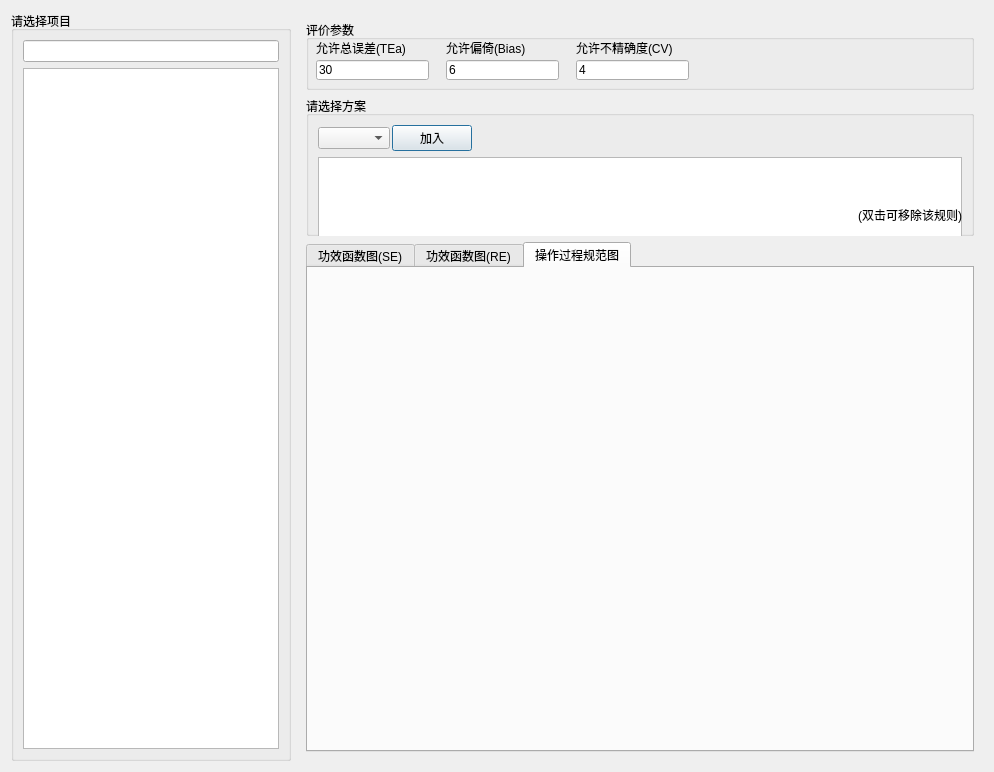
<?xml version="1.0" encoding="UTF-8"?>
<ui version="4.0">
 <class>AnalyzeRule</class>
 <widget class="QDialog" name="AnalyzeRule">
  <property name="geometry">
   <rect>
    <x>0</x>
    <y>0</y>
    <width>988</width>
    <height>772</height>
   </rect>
  </property>
  <property name="windowTitle">
   <string>设计选择</string>
  </property>
  <layout class="QHBoxLayout" name="horizontalLayout_3">
   <item>
    <widget class="QGroupBox" name="groupBox_3">
     <property name="sizePolicy">
      <sizepolicy hsizetype="Fixed" vsizetype="Preferred">
       <horstretch>0</horstretch>
       <verstretch>0</verstretch>
      </sizepolicy>
     </property>
     <property name="title">
      <string>请选择项目</string>
     </property>
     <layout class="QVBoxLayout" name="verticalLayout">
      <item>
       <widget class="QLineEdit" name="inputKeyword"/>
      </item>
      <item>
       <widget class="QTreeWidget" name="treeWidget">
        <attribute name="headerVisible">
         <bool>false</bool>
        </attribute>
        <column>
         <property name="text">
          <string notr="true">1</string>
         </property>
        </column>
       </widget>
      </item>
     </layout>
    </widget>
   </item>
   <item>
    <widget class="QWidget" name="widget" native="true">
     <layout class="QVBoxLayout" name="verticalLayout_2">
      <item>
       <widget class="QGroupBox" name="groupBox">
        <property name="sizePolicy">
         <sizepolicy hsizetype="Preferred" vsizetype="Fixed">
          <horstretch>0</horstretch>
          <verstretch>0</verstretch>
         </sizepolicy>
        </property>
        <property name="minimumSize">
         <size>
          <width>0</width>
          <height>70</height>
         </size>
        </property>
        <property name="title">
         <string>评价参数</string>
        </property>
        <widget class="QLabel" name="label_6">
         <property name="geometry">
          <rect>
           <x>10</x>
           <y>20</y>
           <width>111</width>
           <height>16</height>
          </rect>
         </property>
         <property name="text">
          <string>允许总误差(TEa)</string>
         </property>
        </widget>
        <widget class="QLineEdit" name="inputTea">
         <property name="geometry">
          <rect>
           <x>10</x>
           <y>40</y>
           <width>113</width>
           <height>20</height>
          </rect>
         </property>
         <property name="text">
          <string>30</string>
         </property>
        </widget>
        <widget class="QLabel" name="label_7">
         <property name="geometry">
          <rect>
           <x>140</x>
           <y>20</y>
           <width>111</width>
           <height>16</height>
          </rect>
         </property>
         <property name="text">
          <string>允许偏倚(Bias)</string>
         </property>
        </widget>
        <widget class="QLabel" name="label_8">
         <property name="geometry">
          <rect>
           <x>270</x>
           <y>20</y>
           <width>111</width>
           <height>16</height>
          </rect>
         </property>
         <property name="text">
          <string>允许不精确度(CV)</string>
         </property>
        </widget>
        <widget class="QLineEdit" name="inputBias">
         <property name="geometry">
          <rect>
           <x>140</x>
           <y>40</y>
           <width>113</width>
           <height>20</height>
          </rect>
         </property>
         <property name="text">
          <string>6</string>
         </property>
        </widget>
        <widget class="QLineEdit" name="inputCV">
         <property name="geometry">
          <rect>
           <x>270</x>
           <y>40</y>
           <width>113</width>
           <height>20</height>
          </rect>
         </property>
         <property name="text">
          <string>4</string>
         </property>
        </widget>
       </widget>
      </item>
      <item>
       <widget class="QGroupBox" name="ruleGroup1">
        <property name="sizePolicy">
         <sizepolicy hsizetype="Preferred" vsizetype="Fixed">
          <horstretch>0</horstretch>
          <verstretch>0</verstretch>
         </sizepolicy>
        </property>
        <property name="minimumSize">
         <size>
          <width>0</width>
          <height>140</height>
         </size>
        </property>
        <property name="maximumSize">
         <size>
          <width>16777215</width>
          <height>140</height>
         </size>
        </property>
        <property name="title">
         <string>请选择方案</string>
        </property>
        <layout class="QVBoxLayout" name="verticalLayout_3" stretch="2,0,0">
         <item>
          <widget class="QWidget" name="ruleGroup" native="true">
           <property name="minimumSize">
            <size>
             <width>0</width>
             <height>26</height>
            </size>
           </property>
           <property name="maximumSize">
            <size>
             <width>16777215</width>
             <height>26</height>
            </size>
           </property>
           <layout class="QHBoxLayout" name="horizontalLayout_4">
            <property name="spacing">
             <number>2</number>
            </property>
            <property name="leftMargin">
             <number>0</number>
            </property>
            <property name="topMargin">
             <number>0</number>
            </property>
            <property name="rightMargin">
             <number>0</number>
            </property>
            <property name="bottomMargin">
             <number>0</number>
            </property>
            <item>
             <layout class="QHBoxLayout" name="singleRuleContainer"/>
            </item>
            <item>
             <widget class="QComboBox" name="inputN">
              <property name="minimumSize">
               <size>
                <width>40</width>
                <height>0</height>
               </size>
              </property>
             </widget>
            </item>
            <item>
             <widget class="QPushButton" name="btnAddRule">
              <property name="sizePolicy">
               <sizepolicy hsizetype="Minimum" vsizetype="Fixed">
                <horstretch>0</horstretch>
                <verstretch>0</verstretch>
               </sizepolicy>
              </property>
              <property name="maximumSize">
               <size>
                <width>16777215</width>
                <height>16777215</height>
               </size>
              </property>
              <property name="text">
               <string>加入</string>
              </property>
             </widget>
            </item>
            <item>
             <spacer name="horizontalSpacer">
              <property name="orientation">
               <enum>Qt::Horizontal</enum>
              </property>
              <property name="sizeHint" stdset="0">
               <size>
                <width>40</width>
                <height>20</height>
               </size>
              </property>
             </spacer>
            </item>
           </layout>
          </widget>
         </item>
         <item>
          <widget class="QListWidget" name="listWidget">
           <property name="minimumSize">
            <size>
             <width>0</width>
             <height>80</height>
            </size>
           </property>
           <property name="maximumSize">
            <size>
             <width>16777215</width>
             <height>80</height>
            </size>
           </property>
          </widget>
         </item>
         <item>
          <widget class="QLabel" name="label_9">
           <property name="text">
            <string>(双击可移除该规则)</string>
           </property>
           <property name="alignment">
            <set>Qt::AlignRight|Qt::AlignTrailing|Qt::AlignVCenter</set>
           </property>
          </widget>
         </item>
        </layout>
       </widget>
      </item>
      <item>
       <widget class="QTabWidget" name="tabWidget">
        <property name="currentIndex">
         <number>2</number>
        </property>
        <widget class="QWidget" name="tab_6">
         <attribute name="title">
          <string>功效函数图(SE)</string>
         </attribute>
         <layout class="QVBoxLayout" name="verticalLayout_4">
          <item>
           <widget class="QWidget" name="widget_3" native="true">
            <property name="minimumSize">
             <size>
              <width>0</width>
              <height>30</height>
             </size>
            </property>
            <property name="maximumSize">
             <size>
              <width>16777215</width>
              <height>30</height>
             </size>
            </property>
            <widget class="QComboBox" name="cb_se">
             <property name="geometry">
              <rect>
               <x>50</x>
               <y>10</y>
               <width>100</width>
               <height>20</height>
              </rect>
             </property>
            </widget>
           </widget>
          </item>
          <item>
           <layout class="QHBoxLayout" name="horizontalLayout">
            <item>
             <widget class="QwtPlot" name="funcChart_SE">
              <property name="lineWidth">
               <number>0</number>
              </property>
             </widget>
            </item>
           </layout>
          </item>
         </layout>
        </widget>
        <widget class="QWidget" name="tab">
         <attribute name="title">
          <string>功效函数图(RE)</string>
         </attribute>
         <layout class="QVBoxLayout" name="verticalLayout_5">
          <item>
           <widget class="QWidget" name="widget_2" native="true">
            <property name="minimumSize">
             <size>
              <width>0</width>
              <height>30</height>
             </size>
            </property>
            <property name="maximumSize">
             <size>
              <width>16777215</width>
              <height>30</height>
             </size>
            </property>
            <widget class="QComboBox" name="cb_re">
             <property name="geometry">
              <rect>
               <x>50</x>
               <y>10</y>
               <width>100</width>
               <height>20</height>
              </rect>
             </property>
            </widget>
           </widget>
          </item>
          <item>
           <layout class="QHBoxLayout" name="horizontalLayout_6">
            <item>
             <widget class="QwtPlot" name="funcChart_RE">
              <property name="lineWidth">
               <number>0</number>
              </property>
             </widget>
            </item>
           </layout>
          </item>
         </layout>
        </widget>
        <widget class="QWidget" name="tab_5">
         <attribute name="title">
          <string>操作过程规范图</string>
         </attribute>
         <layout class="QHBoxLayout" name="horizontalLayout_2">
          <item>
           <widget class="QwtPlot" name="opChart_50">
            <property name="minimumSize">
             <size>
              <width>320</width>
              <height>0</height>
             </size>
            </property>
            <property name="lineWidth">
             <number>0</number>
            </property>
           </widget>
          </item>
          <item>
           <widget class="QwtPlot" name="opChart_90">
            <property name="minimumSize">
             <size>
              <width>320</width>
              <height>0</height>
             </size>
            </property>
            <property name="lineWidth">
             <number>0</number>
            </property>
           </widget>
          </item>
         </layout>
        </widget>
       </widget>
      </item>
     </layout>
    </widget>
   </item>
  </layout>
 </widget>
 <customwidgets>
  <customwidget>
   <class>QwtPlot</class>
   <extends>QFrame</extends>
   <header>qwt_plot.h</header>
   <container>1</container>
  </customwidget>
 </customwidgets>
 <resources/>
 <connections/>
</ui>
